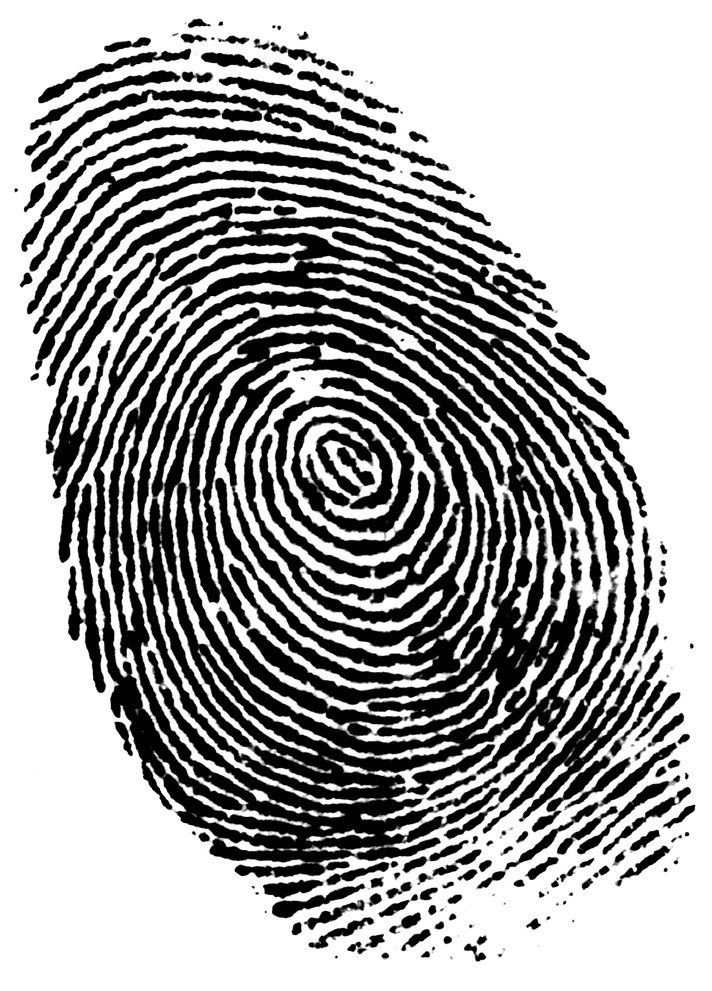
#> input picture Morfoloske_operacije/Fingerprint.jpg, 712 x 991 px, shrunk from 1133 x 1577 before the run
$ python thinning.py
#> lines starting #> are read from the running program, lines starting #| are printed output that depends on the picture; after the words box and inside, x2 and y2 are one past the last pixel; in counts of white or black regions, pixels touching at a corner belong together
import numpy as np
import cv2 as cv
import matplotlib.pyplot as plt

def thinning(img):
    size = np.size(img)
    skel = np.zeros(img.shape, np.uint8)
    kernel = cv.getStructuringElement(cv.MORPH_CROSS, (3, 3))
    done = False

    plt.figure(figsize=(6, 6))
    plt.ion()

    while not done:

        eroded = cv.erode(img, kernel)
        plt.imshow(eroded, cmap='gray')
        plt.title("After Erosion")
        plt.pause(0.5)

        temp = cv.dilate(eroded, kernel)
        plt.imshow(temp, cmap='gray')
        plt.title("After Dilation")
        plt.pause(0.5)

        temp = cv.subtract(img, temp)
        plt.imshow(temp, cmap='gray')
        plt.title("Contour Extraction")
        plt.pause(0.5)

        skel = cv.bitwise_or(skel, temp)
        plt.imshow(skel, cmap='gray')
        plt.title("Updated Skeleton")
        plt.pause(0.5)

        img = eroded.copy()
        zeros = size - cv.countNonZero(img)
        if zeros == size:
            done = True

    plt.ioff()

    return skel


img = cv.imread('Fingerprint.jpg', 0)
#> img is the input picture: shape (991, 712); min 0, max 255, mean 166
_, imgTh = cv.threshold(img, 0, 255, cv.THRESH_BINARY_INV + cv.THRESH_OTSU)
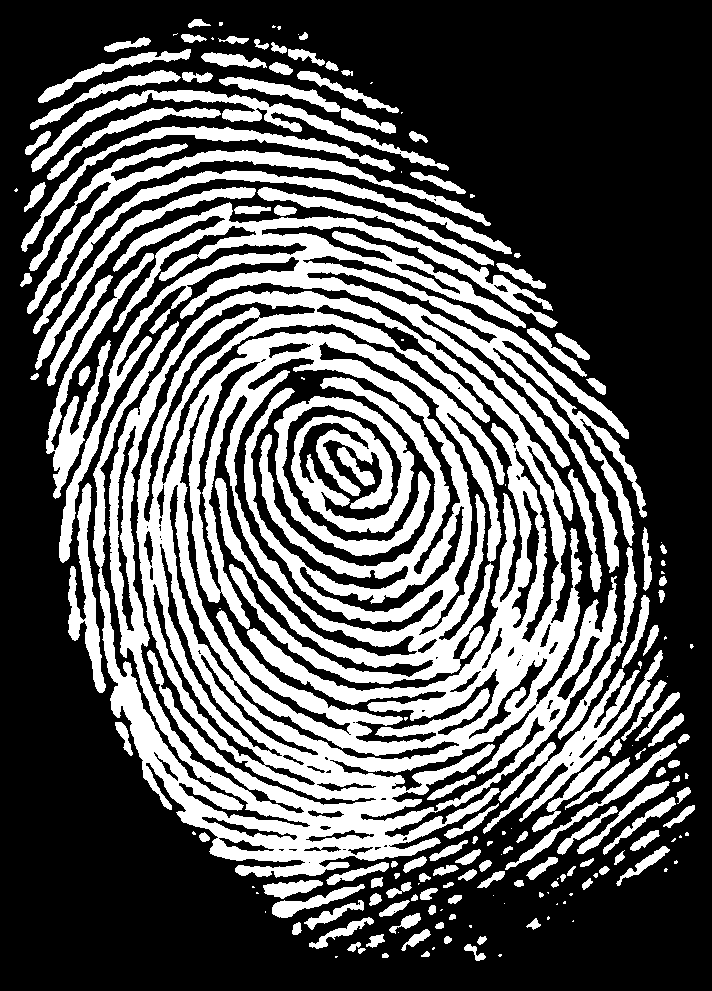
#> imgTh: shape (991, 712); 35% white; 184 white regions (52 under 20 px), largest, box (x1, y1, x2, y2) and area: (93, 291, 617, 878) 132261, (59, 202, 647, 573) 31964, (274, 396, 431, 556) 11061

skeleton = thinning(imgTh)
#> in thinning, `size = np.size(img)`: size = 705592
#> in thinning, `eroded = cv.erode(img, kernel)`:
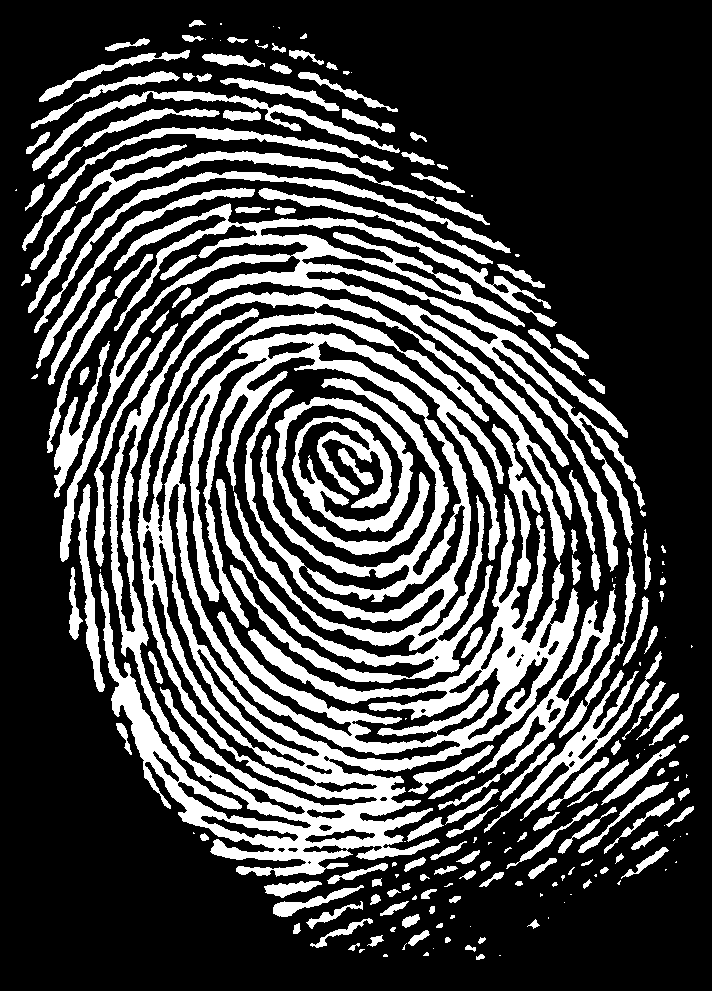
#> eroded: shape (991, 712); 27.9% white; 198 white regions (58 under 20 px), largest, box (x1, y1, x2, y2) and area: (99, 292, 579, 877) 99394, (60, 203, 645, 572) 25078, (275, 397, 430, 555) 9065
#> in thinning, `temp = cv.dilate(eroded, kernel)`: temp: shape (991, 712); 34.9% white; 169 white regions (29 under 20 px), largest, box (x1, y1, x2, y2) and area: (93, 291, 580, 878) 126136, (59, 202, 647, 573) 31722, (274, 396, 431, 556) 11029
#> in thinning, `plt.pause(0.5)`:
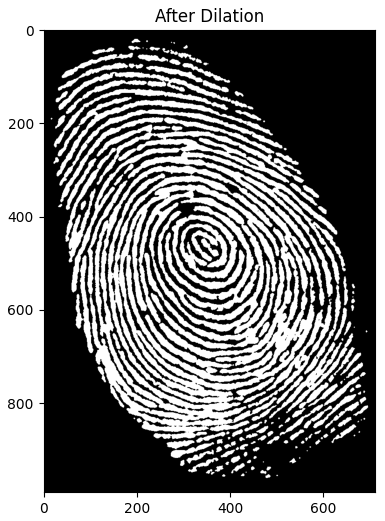
#> figure drawn by matplotlib, 1 panel
#> in thinning, `temp = cv.subtract(img, temp)`:
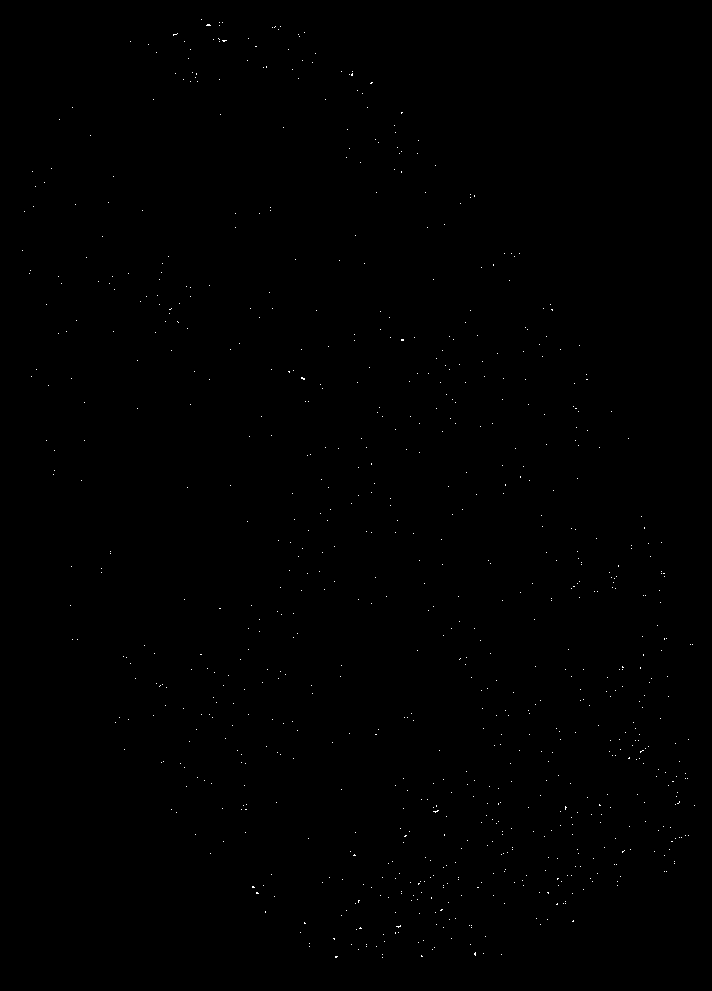
#> temp: shape (991, 712); 0.14% white in thin lines or dots, all inside (x1, y1, x2, y2) = (22, 19, 695, 958)
#> in thinning, `zeros = size - cv.countNonZero(img)`: zeros = 508837

plt.imshow(skeleton, cmap='gray')
plt.title("Skeleton")
plt.show()
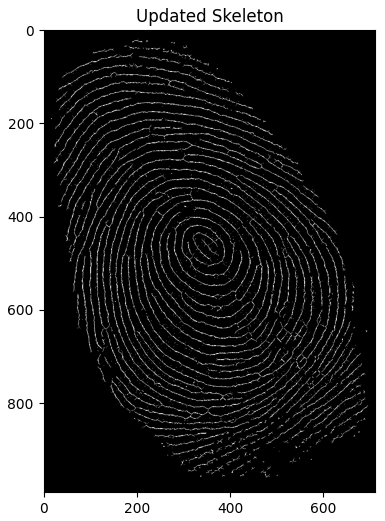
#> figure drawn by matplotlib, 1 panel
